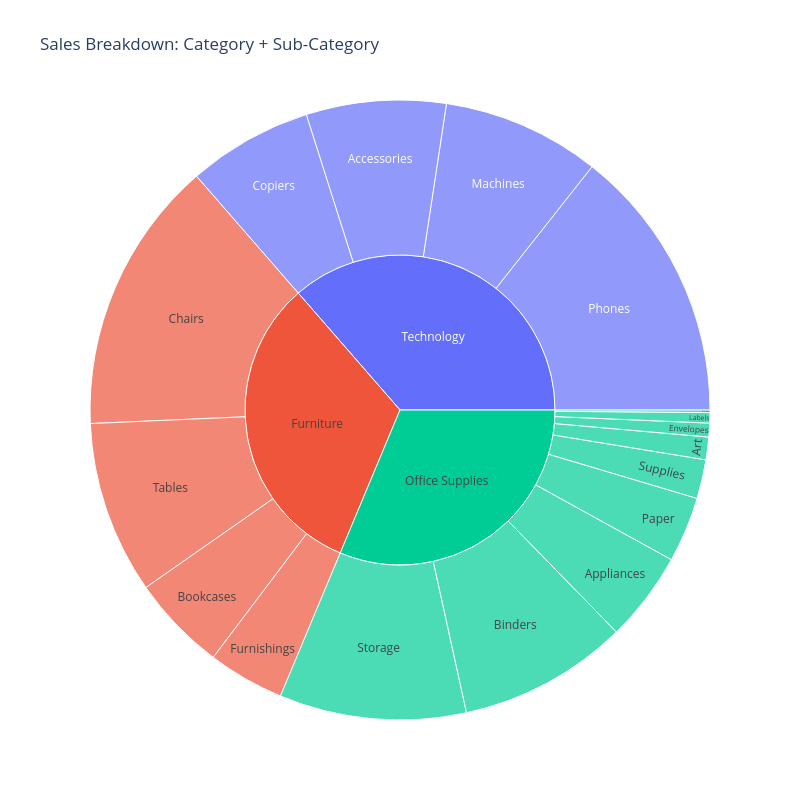

Notebook source saved alongside this figure:
### Code cell
fig = px.sunburst(Sum_sales_sub_category_in_category, path=['Category','Sub-Category'], values='Sales',
                   title = 'Sales Breakdown: Category + Sub-Category',
                    width =800, height= 800 )
fig.show()

### Figure 1 — Plotly figure (JSON) as saved in the notebook; plotly's stock layout.template omitted (floating-point values rounded to 4 significant figures)
{"data": [{"branchvalues": "total", "domain": {"x": [0, 1], "y": [0, 1]}, "hovertemplate": "labels=%{label}<br>Sales=%{value}<br>parent=%{parent}<br>id=%{id}<extra></extra>", "ids": ["Technology/Accessories", "Office Supplies/Appliances", "Office Supplies/Art", "Office Supplies/Binders", "Furniture/Bookcases", "Furniture/Chairs", "Technology/Copiers", "Office Supplies/Envelopes", "Office Supplies/Fasteners", "Furniture/Furnishings", "Office Supplies/Labels", "Technology/Machines", "Office Supplies/Paper", "Technology/Phones", "Office Supplies/Storage", "Office Supplies/Supplies", "Furniture/Tables", "Furniture", "Office Supplies", "Technology"], "labels": ["Accessories", "Appliances", "Art", "Binders", "Bookcases", "Chairs", "Copiers", "Envelopes", "Fasteners", "Furnishings", "Labels", "Machines", "Paper", "Phones", "Storage", "Supplies", "Tables", "Furniture", "Office Supplies", "Technology"], "name": "", "parents": ["Technology", "Office Supplies", "Office Supplies", "Office Supplies", "Furniture", "Furniture", "Technology", "Office Supplies", "Office Supplies", "Furniture", "Office Supplies", "Technology", "Office Supplies", "Technology", "Office Supplies", "Office Supplies", "Furniture", "", "", ""], "type": "sunburst", "values": [167400.0, 107500.0, 27120.0, 203400.0, 114900.0, 328400.0, 149500.0, 16480.0, 3024.0, 91710.0, 12490.0, 189200.0, 78480.0, 330000.0, 223800.0, 46670.0, 207000.0, 742000.0, 719000.0, 836200.0]}], "layout": {"height": 800, "legend": {"tracegroupgap": 0}, "title": {"text": "Sales Breakdown: Category + Sub-Category"}, "width": 800}}
